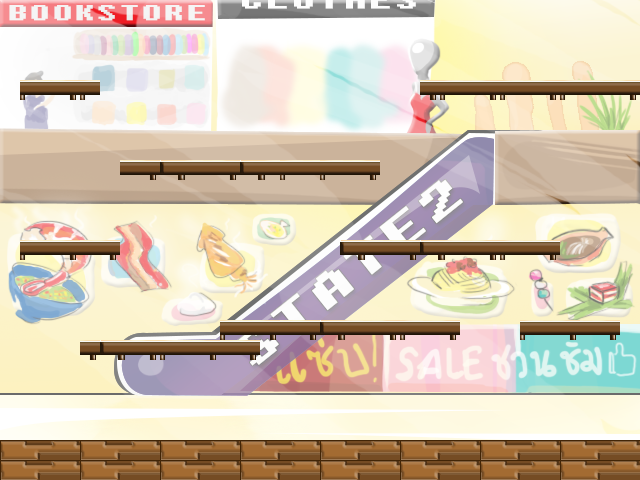

The image is a tile-based game level rendered from a .tmx file. Its description and source (layers, tilesets, objects; grid data summarised) follow:
An orthogonal 32x24 tile map with 20x20 px tiles, 2 tile layers (bg, graphics), 2 tilesets and 29 objects.

<map version="1.0" orientation="orthogonal" renderorder="right-down" width="32" height="24" tilewidth="20" tileheight="20" nextobjectid="46">
 <tileset firstgid="1" name="bg" tilewidth="20" tileheight="20" tilecount="768" columns="32">
  <image source="bg2.0.png" width="640" height="480" />
 </tileset>
 <tileset firstgid="769" name="tile" tilewidth="20" tileheight="20" tilecount="572" columns="26">
  <image source="Tileset.png" width="528" height="448" />
 </tileset>
 <layer name="bg" width="32" height="24">
  <data>[768 cells, 768 non-empty, 768 distinct tile ids]</data>
 </layer>
 <layer name="graphics" width="32" height="24">
  <data>[768 cells, 134 non-empty, 8 distinct tile ids]</data>
 </layer>
 <objectgroup name="ground">
  <object id="1" x="0" y="439" width="640" height="42" />
  <object id="2" x="638" y="2" width="2" height="438" />
  <object id="3" x="-1" y="2" width="1" height="437" />
  <object id="4" x="0" y="0" width="639" height="2" />
  <object id="26" x="121.333" y="150.833" height="10.5" />
  <object id="27" x="459.333" y="312.167" height="10.5" />
  <object id="28" x="220" y="310.738" width="2" height="12.0467" />
  <object id="32" x="379" y="154.333" height="7.16667" />
  <object id="37" x="419.5" y="71" width="1" height="8" />
 </objectgroup>
 <objectgroup name="brick">
  <object id="5" x="21" y="79" width="77.6667" height="12.3333" />
  <object id="6" x="120" y="161" width="260" height="13.3333" />
  <object id="7" x="340" y="240" width="220" height="12.3333" />
  <object id="8" x="520" y="322" width="99" height="11" />
  <object id="9" x="220" y="322.157" width="239" height="10.9381" />
  <object id="10" x="19" y="240" width="100" height="14.3333" />
  <object id="11" x="419.5" y="81" width="218.5" height="12.6667" />
  <object id="29" x="80.6667" y="342.167" width="179.333" height="12.6667" />
 </objectgroup>
 <objectgroup name="candy">
  <object id="13" x="339" y="142" width="22" height="19" />
  <object id="14" x="603" y="60" width="18" height="19" />
  <object id="15" x="448" y="420" width="18" height="18" />
  <object id="16" x="324" y="420" width="19" height="18" />
  <object id="17" x="383" y="302" width="21" height="19" />
 </objectgroup>
 <objectgroup name="item">
  <object id="18" x="55" y="220" width="20" height="19" />
  <object id="19" x="560" y="300" width="19" height="22" />
  <object id="20" x="296.333" y="301.667" width="22" height="21" />
  <object id="34" x="500.5" y="220.5" width="19.5" height="18.5" />
 </objectgroup>
 <objectgroup name="item2">
  <object id="21" x="440" y="60" width="19" height="19" />
  <object id="22" x="49.1667" y="59.8333" width="19" height="18" />
  <object id="23" x="239" y="138" width="20" height="21" />
 </objectgroup>
</map>